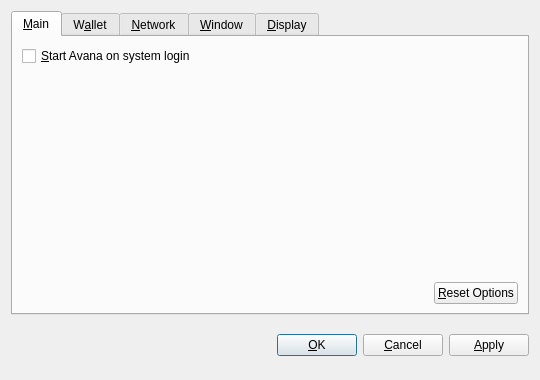
<?xml version="1.0" encoding="UTF-8"?>
<ui version="4.0">
 <class>OptionsDialog</class>
 <widget class="QDialog" name="OptionsDialog">
  <property name="geometry">
   <rect>
    <x>0</x>
    <y>0</y>
    <width>540</width>
    <height>380</height>
   </rect>
  </property>
  <property name="windowTitle">
   <string>Options</string>
  </property>
  <property name="modal">
   <bool>true</bool>
  </property>
  <layout class="QVBoxLayout" name="verticalLayout">
   <item>
    <widget class="QTabWidget" name="tabWidget">
     <property name="tabPosition">
      <enum>QTabWidget::North</enum>
     </property>
     <property name="currentIndex">
      <number>0</number>
     </property>
     <widget class="QWidget" name="tabMain">
      <attribute name="title">
       <string>&amp;Main</string>
      </attribute>
      <layout class="QVBoxLayout" name="verticalLayout_Main">
       <item>
        <widget class="QCheckBox" name="bitcoinAtStartup">
         <property name="toolTip">
          <string>Automatically start Avana after logging in to the system.</string>
         </property>
         <property name="text">
          <string>&amp;Start Avana on system login</string>
         </property>
        </widget>
       </item>
       <item>
        <spacer name="verticalSpacer_Main">
         <property name="orientation">
          <enum>Qt::Vertical</enum>
         </property>
         <property name="sizeHint" stdset="0">
          <size>
           <width>20</width>
           <height>40</height>
          </size>
         </property>
        </spacer>
       </item>
       <item>
        <layout class="QHBoxLayout" name="horizontalLayout_2_Main">
         <item>
          <spacer name="horizontalSpacer_2_Main">
           <property name="orientation">
            <enum>Qt::Horizontal</enum>
           </property>
           <property name="sizeHint" stdset="0">
            <size>
             <width>40</width>
             <height>20</height>
            </size>
           </property>
          </spacer>
         </item>
         <item>
          <widget class="QPushButton" name="resetButton">
           <property name="toolTip">
            <string>Reset all client options to default.</string>
           </property>
           <property name="text">
            <string>&amp;Reset Options</string>
           </property>
           <property name="autoDefault">
            <bool>false</bool>
           </property>
          </widget>
         </item>
        </layout>
       </item>
      </layout>
     </widget>
     <widget class="QWidget" name="tabWallet">
      <attribute name="title">
       <string>W&amp;allet</string>
      </attribute>
      <layout class="QVBoxLayout" name="verticalLayout_Network">
       <item>
        <widget class="QLabel" name="transactionFeeInfoLabel">
         <property name="text">
          <string>Optional transaction fee per kB that helps make sure your transactions are processed quickly. Most transactions are 1 kB.</string>
         </property>
         <property name="textFormat">
          <enum>Qt::PlainText</enum>
         </property>
         <property name="wordWrap">
          <bool>true</bool>
         </property>
        </widget>
       </item>
       <item>
        <layout class="QHBoxLayout" name="horizontalLayout_1_Main">
         <item>
          <widget class="QLabel" name="transactionFeeLabel">
           <property name="text">
            <string>Pay transaction &amp;fee</string>
           </property>
           <property name="textFormat">
            <enum>Qt::PlainText</enum>
           </property>
           <property name="buddy">
            <cstring>transactionFee</cstring>
           </property>
          </widget>
         </item>
         <item>
          <widget class="BitcoinAmountField" name="transactionFee"/>
         </item>
         <item>
          <spacer name="horizontalSpacer_1_Main">
           <property name="orientation">
            <enum>Qt::Horizontal</enum>
           </property>
           <property name="sizeHint" stdset="0">
            <size>
             <width>40</width>
             <height>20</height>
            </size>
           </property>
          </spacer>
         </item>
        </layout>
       </item>
       <item>
        <widget class="QLabel" name="label">
         <property name="text">
          <string>If you disable the spending of unconfirmed change, the change from a transaction cannot be used until that transaction has at least one confirmation. This also affects how your balance is computed.</string>
         </property>
         <property name="wordWrap">
          <bool>true</bool>
         </property>
        </widget>
       </item>
       <item>
        <widget class="QCheckBox" name="spendZeroConfChange">
         <property name="text">
          <string>Spend unconfirmed change  (experts only)</string>
         </property>
        </widget>
       </item>
       <item>
        <spacer name="verticalSpacer">
         <property name="orientation">
          <enum>Qt::Vertical</enum>
         </property>
         <property name="sizeHint" stdset="0">
          <size>
           <width>20</width>
           <height>40</height>
          </size>
         </property>
        </spacer>
       </item>
      </layout>
     </widget>
     <widget class="QWidget" name="tabNetwork">
      <attribute name="title">
       <string>&amp;Network</string>
      </attribute>
      <layout class="QVBoxLayout" name="verticalLayout_Network">
       <item>
        <widget class="QCheckBox" name="mapPortUpnp">
         <property name="toolTip">
          <string>Automatically open the Avana client port on the router. This only works when your router supports UPnP and it is enabled.</string>
         </property>
         <property name="text">
          <string>Map port using &amp;UPnP</string>
         </property>
        </widget>
       </item>
       <item>
        <widget class="QCheckBox" name="connectSocks">
         <property name="toolTip">
          <string>Connect to the Avana network through a SOCKS proxy (e.g. when connecting through Tor).</string>
         </property>
         <property name="text">
          <string>&amp;Connect through SOCKS proxy:</string>
         </property>
        </widget>
       </item>
       <item>
        <layout class="QHBoxLayout" name="horizontalLayout_Network">
         <item>
          <widget class="QLabel" name="proxyIpLabel">
           <property name="text">
            <string>Proxy &amp;IP:</string>
           </property>
           <property name="textFormat">
            <enum>Qt::PlainText</enum>
           </property>
           <property name="buddy">
            <cstring>proxyIp</cstring>
           </property>
          </widget>
         </item>
         <item>
          <widget class="QValidatedLineEdit" name="proxyIp">
           <property name="maximumSize">
            <size>
             <width>140</width>
             <height>16777215</height>
            </size>
           </property>
           <property name="toolTip">
            <string>IP address of the proxy (e.g. 127.0.0.1)</string>
           </property>
          </widget>
         </item>
         <item>
          <widget class="QLabel" name="proxyPortLabel">
           <property name="text">
            <string>&amp;Port:</string>
           </property>
           <property name="textFormat">
            <enum>Qt::PlainText</enum>
           </property>
           <property name="buddy">
            <cstring>proxyPort</cstring>
           </property>
          </widget>
         </item>
         <item>
          <widget class="QLineEdit" name="proxyPort">
           <property name="maximumSize">
            <size>
             <width>55</width>
             <height>16777215</height>
            </size>
           </property>
           <property name="toolTip">
            <string>Port of the proxy (e.g. 9050)</string>
           </property>
          </widget>
         </item>
         <item>
          <widget class="QLabel" name="socksVersionLabel">
           <property name="text">
            <string>SOCKS &amp;Version:</string>
           </property>
           <property name="textFormat">
            <enum>Qt::PlainText</enum>
           </property>
           <property name="buddy">
            <cstring>socksVersion</cstring>
           </property>
          </widget>
         </item>
         <item>
          <widget class="QValueComboBox" name="socksVersion">
           <property name="toolTip">
            <string>SOCKS version of the proxy (e.g. 5)</string>
           </property>
          </widget>
         </item>
         <item>
          <spacer name="horizontalSpacer_Network">
           <property name="orientation">
            <enum>Qt::Horizontal</enum>
           </property>
           <property name="sizeHint" stdset="0">
            <size>
             <width>40</width>
             <height>20</height>
            </size>
           </property>
          </spacer>
         </item>
        </layout>
       </item>
       <item>
        <spacer name="verticalSpacer_Network">
         <property name="orientation">
          <enum>Qt::Vertical</enum>
         </property>
         <property name="sizeHint" stdset="0">
          <size>
           <width>20</width>
           <height>40</height>
          </size>
         </property>
        </spacer>
       </item>
      </layout>
     </widget>
     <widget class="QWidget" name="tabWindow">
      <attribute name="title">
       <string>&amp;Window</string>
      </attribute>
      <layout class="QVBoxLayout" name="verticalLayout_Window">
       <item>
        <widget class="QCheckBox" name="minimizeToTray">
         <property name="toolTip">
          <string>Show only a tray icon after minimizing the window.</string>
         </property>
         <property name="text">
          <string>&amp;Minimize to the tray instead of the taskbar</string>
         </property>
        </widget>
       </item>
       <item>
        <widget class="QCheckBox" name="minimizeOnClose">
         <property name="toolTip">
          <string>Minimize instead of exit the application when the window is closed. When this option is enabled, the application will be closed only after selecting Quit in the menu.</string>
         </property>
         <property name="text">
          <string>M&amp;inimize on close</string>
         </property>
        </widget>
       </item>
       <item>
        <spacer name="verticalSpacer_Window">
         <property name="orientation">
          <enum>Qt::Vertical</enum>
         </property>
         <property name="sizeHint" stdset="0">
          <size>
           <width>20</width>
           <height>40</height>
          </size>
         </property>
        </spacer>
       </item>
      </layout>
     </widget>
     <widget class="QWidget" name="tabDisplay">
      <attribute name="title">
       <string>&amp;Display</string>
      </attribute>
      <layout class="QVBoxLayout" name="verticalLayout_Display">
       <item>
        <layout class="QHBoxLayout" name="horizontalLayout_1_Display">
         <item>
          <widget class="QLabel" name="langLabel">
           <property name="text">
            <string>User Interface &amp;language:</string>
           </property>
           <property name="textFormat">
            <enum>Qt::PlainText</enum>
           </property>
           <property name="buddy">
            <cstring>lang</cstring>
           </property>
          </widget>
         </item>
         <item>
          <widget class="QValueComboBox" name="lang">
           <property name="toolTip">
            <string>The user interface language can be set here. This setting will take effect after restarting Avana.</string>
           </property>
          </widget>
         </item>
        </layout>
       </item>
       <item>
        <layout class="QHBoxLayout" name="horizontalLayout_2_Display">
         <item>
          <widget class="QLabel" name="unitLabel">
           <property name="text">
            <string>&amp;Unit to show amounts in:</string>
           </property>
           <property name="textFormat">
            <enum>Qt::PlainText</enum>
           </property>
           <property name="buddy">
            <cstring>unit</cstring>
           </property>
          </widget>
         </item>
         <item>
          <widget class="QValueComboBox" name="unit">
           <property name="toolTip">
            <string>Choose the default subdivision unit to show in the interface and when sending coins.</string>
           </property>
          </widget>
         </item>
        </layout>
       </item>
       <item>
        <widget class="QCheckBox" name="displayAddresses">
         <property name="toolTip">
          <string>Whether to show Avana addresses in the transaction list or not.</string>
         </property>
         <property name="text">
          <string>&amp;Display addresses in transaction list</string>
         </property>
        </widget>
       </item>
       <item>
        <widget class="QCheckBox" name="coinControlFeatures">
         <property name="toolTip">
          <string>Whether to show coin control features or not.</string>
         </property>
         <property name="text">
          <string>Display coin &amp;control features (experts only!)</string>
         </property>
        </widget>
       </item>
       <item>
        <spacer name="verticalSpacer_Display">
         <property name="orientation">
          <enum>Qt::Vertical</enum>
         </property>
         <property name="sizeHint" stdset="0">
          <size>
           <width>20</width>
           <height>40</height>
          </size>
         </property>
        </spacer>
       </item>
      </layout>
     </widget>
    </widget>
   </item>
   <item>
    <layout class="QHBoxLayout" name="horizontalLayout_Buttons">
     <item>
      <spacer name="horizontalSpacer_1">
       <property name="orientation">
        <enum>Qt::Horizontal</enum>
       </property>
       <property name="sizeHint" stdset="0">
        <size>
         <width>40</width>
         <height>48</height>
        </size>
       </property>
      </spacer>
     </item>
     <item>
      <widget class="QLabel" name="statusLabel">
       <property name="font">
        <font>
         <weight>75</weight>
         <bold>true</bold>
        </font>
       </property>
       <property name="text">
        <string/>
       </property>
       <property name="textFormat">
        <enum>Qt::PlainText</enum>
       </property>
       <property name="wordWrap">
        <bool>true</bool>
       </property>
      </widget>
     </item>
     <item>
      <spacer name="horizontalSpacer_2">
       <property name="orientation">
        <enum>Qt::Horizontal</enum>
       </property>
       <property name="sizeHint" stdset="0">
        <size>
         <width>40</width>
         <height>48</height>
        </size>
       </property>
      </spacer>
     </item>
     <item>
      <widget class="QPushButton" name="okButton">
       <property name="text">
        <string>&amp;OK</string>
       </property>
      </widget>
     </item>
     <item>
      <widget class="QPushButton" name="cancelButton">
       <property name="text">
        <string>&amp;Cancel</string>
       </property>
       <property name="autoDefault">
        <bool>false</bool>
       </property>
      </widget>
     </item>
     <item>
      <widget class="QPushButton" name="applyButton">
       <property name="text">
        <string>&amp;Apply</string>
       </property>
       <property name="autoDefault">
        <bool>false</bool>
       </property>
      </widget>
     </item>
    </layout>
   </item>
  </layout>
 </widget>
 <customwidgets>
  <customwidget>
   <class>BitcoinAmountField</class>
   <extends>QSpinBox</extends>
   <header>bitcoinamountfield.h</header>
  </customwidget>
  <customwidget>
   <class>QValueComboBox</class>
   <extends>QComboBox</extends>
   <header>qvaluecombobox.h</header>
  </customwidget>
  <customwidget>
   <class>QValidatedLineEdit</class>
   <extends>QLineEdit</extends>
   <header>qvalidatedlineedit.h</header>
  </customwidget>
 </customwidgets>
 <resources/>
 <connections/>
</ui>
